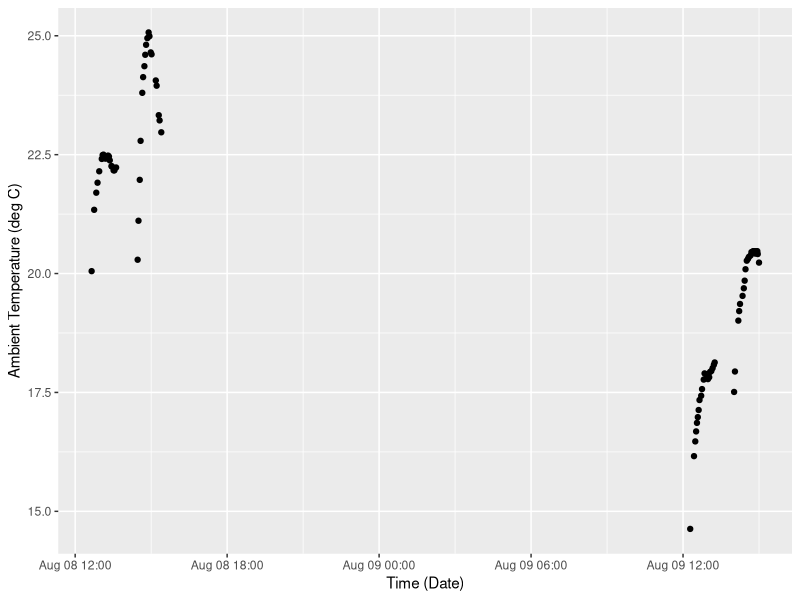
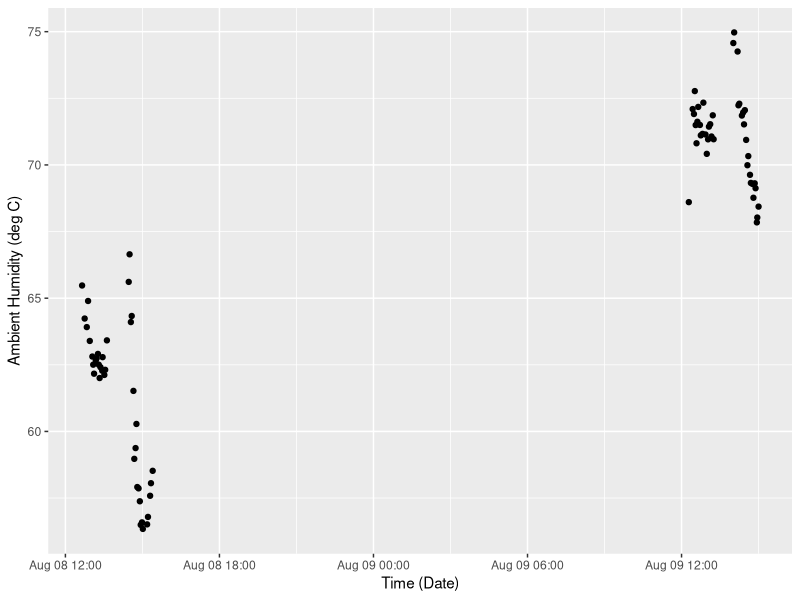
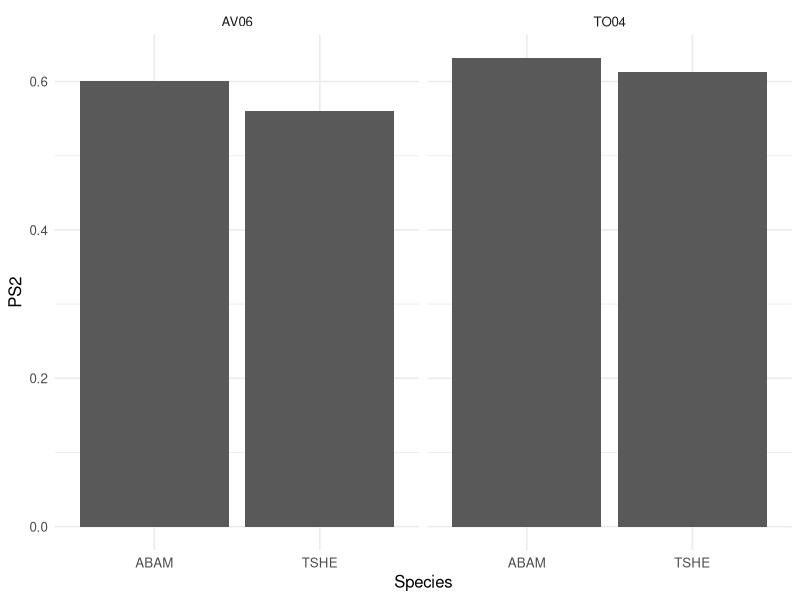
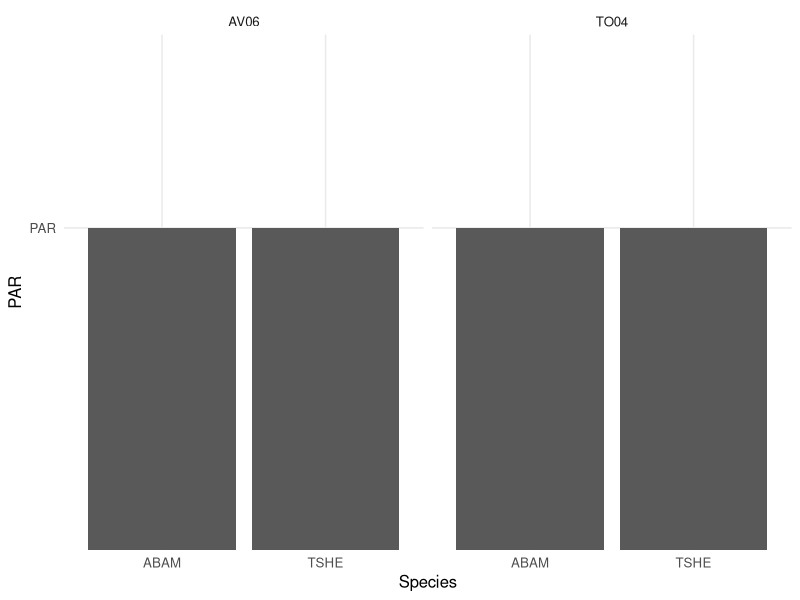
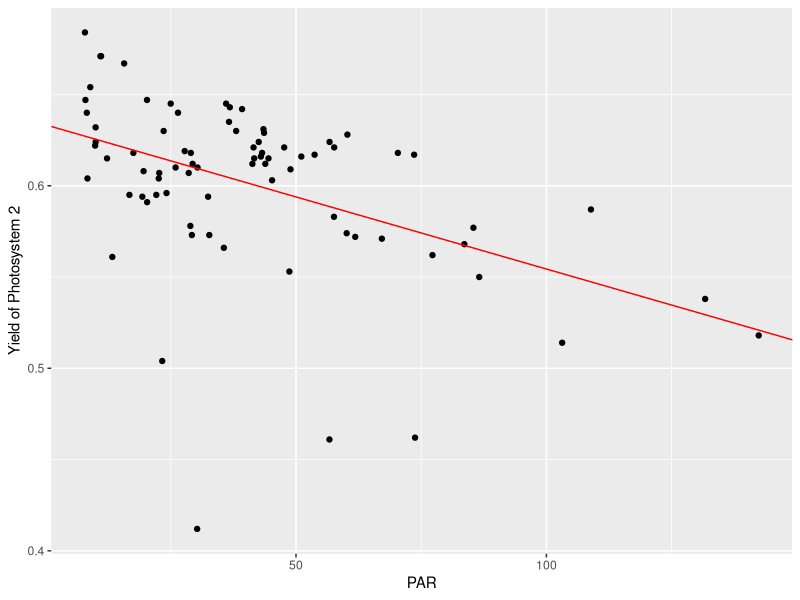
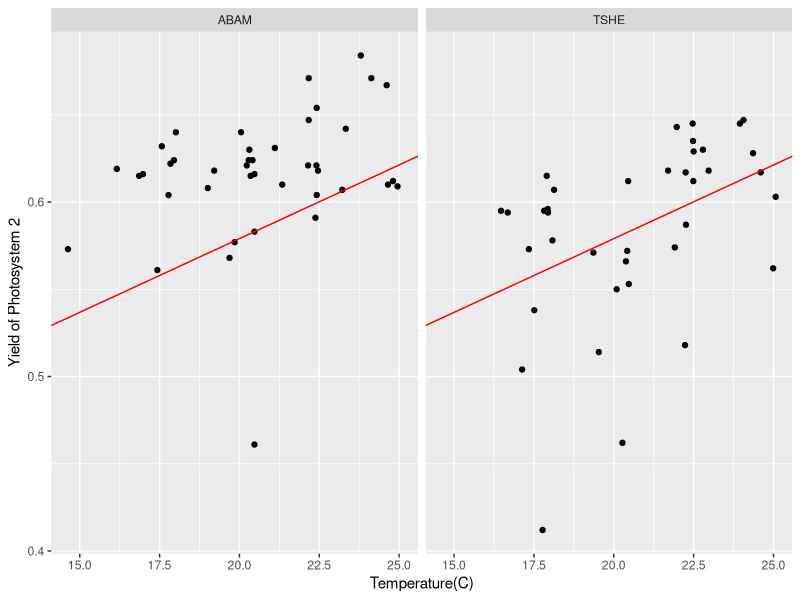
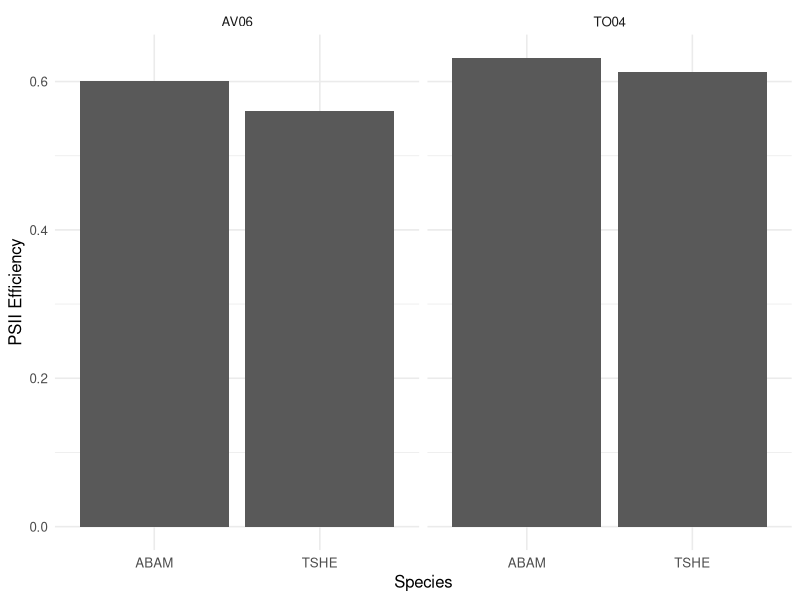
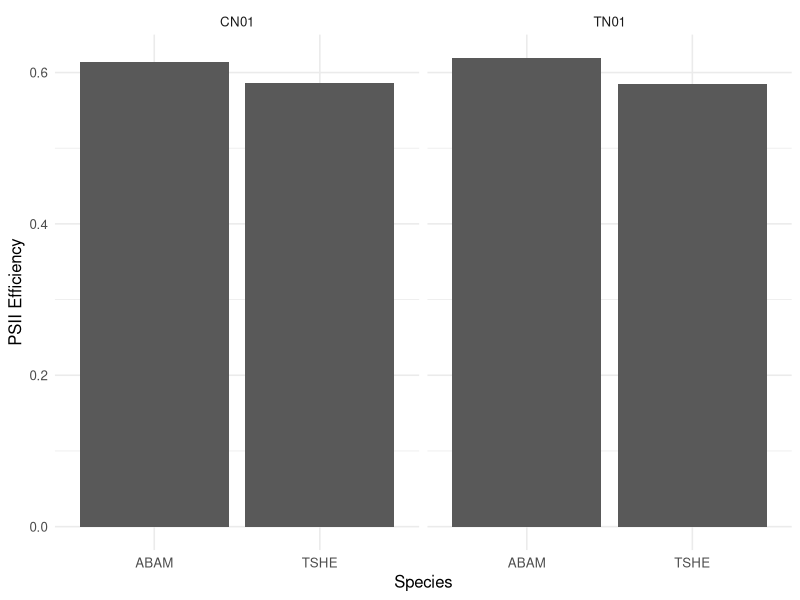

Generate these figures, in order, with R:
## ---- chunk 1
knitr::opts_chunk$set(echo = TRUE)
## ---- chunk 2
library(ggplot2)
library(readr)
library(magrittr)
library(lubridate)
library(tidyverse)
## ---- chunk 3
photosynq.data <- read_csv('./data/photosynq.csv')
photosynq <- photosynq.data[!photosynq.data$Phi2 == "0.136", ]
summary(photosynq)
## ---- chunk 4
head(photosynq)
photosynq$localdate <- mdy(photosynq$Date)
photosynq$localdatetime  <- ymd_hms(paste(photosynq$localdate,photosynq$Time,sep = ' '))

## ---- chunk 5
photosynq %>% ggplot(aes(x=localdatetime,y=`Temperature`)) + geom_point() +
  labs(x="Time (Date)", y="Ambient Temperature (deg C)")

## ---- chunk 6
photosynq %>% ggplot(aes(x=localdatetime,y=`Humidity`)) + geom_point() +
  labs(x="Time (Date)", y="Ambient Humidity (deg C)")

## ---- chunk 7
photosynq %>% ggplot() + geom_bar(aes(x=Species,y=Phi2),stat = "summary", fun.y = "mean") + facet_grid(.~Stand) + labs(x="Species",y="PS2") + theme_minimal(base_size = 12)
ggsave(filename = "figs/Species-comparisions.png",dpi = 300, width = 4, height = 4, units = "in")
## ---- chunk 8
photosynq %>% ggplot() + geom_bar(aes(x=Species,y='PAR'),stat = "summary", fun.y = "mean") + facet_grid(.~Stand) +
  labs(x="Species",y="PAR") + theme_minimal(base_size = 12)
ggsave(filename = "figs/Species-comparisions-lightPAR.png",dpi = 300, width = 4, height = 4, units = "in")
## ---- chunk 9
t.test(photosynq[photosynq$Species=='ABAM',c('Phi2')]$Phi2,
       photosynq[photosynq$Species=='TSHE',c('Phi2')]$Phi2)
t.test(photosynq[photosynq$Stand=='TO04',c('Phi2')]$Phi2,
       photosynq[photosynq$Stand=='AV06',c('Phi2')]$Phi2)
t.test(photosynq[photosynq$Station=='CN01',c('Phi2')]$Phi2,
       photosynq[photosynq$Station=='TN01',c('Phi2')]$Phi2)

## ---- chunk 10
t.test(photosynq[photosynq$Species=='ABAM',c('NPQt')]$NPQt,
       photosynq[photosynq$Species=='TSHE',c('NPQt')]$NPQt)
t.test(photosynq[photosynq$Stand=='TO04',c('NPQt')]$NPQt,
       photosynq[photosynq$Stand=='AV06',c('NPQt')]$NPQt)
t.test(photosynq[photosynq$Station=='CN01',c('NPQt')]$NPQt,
       photosynq[photosynq$Station=='TN01',c('NPQt')]$NPQt)
## ---- chunk 11
t.test(photosynq[photosynq$Species=='ABAM',c('PAR')]$PAR,
       photosynq[photosynq$Species=='TSHE',c('PAR')]$PAR)
t.test(photosynq[photosynq$Stand=='TO04',c('PAR')]$PAR,
       photosynq[photosynq$Stand=='AV06',c('PAR')]$PAR)
t.test(photosynq[photosynq$Station=='CN01',c('PAR')]$PAR,
       photosynq[photosynq$Station=='TN01',c('PAR')]$PAR)
## ---- chunk 12
t.test(photosynq[photosynq$Species=='ABAM' & photosynq$Station=='CN01',c('PAR')]$PAR,
photosynq[photosynq$Species=='TSHE' & photosynq$Station=='CN01',c('PAR')]$PAR)
t.test(photosynq[photosynq$Species=='ABAM' & photosynq$Station=='TN01',c('PAR')]$PAR,
photosynq[photosynq$Species=='TSHE' & photosynq$Station=='TN01',c('PAR')]$PAR)
t.test(photosynq[photosynq$Species=='ABAM' & photosynq$Stand=='TO04',c('PAR')]$PAR,
photosynq[photosynq$Species=='TSHE' & photosynq$Stand=='TO04',c('PAR')]$PAR)
t.test(photosynq[photosynq$Species=='ABAM' & photosynq$Stand=='AV06',c('PAR')]$PAR,
photosynq[photosynq$Species=='TSHE' & photosynq$Stand=='AV06',c('PAR')]$PAR)
## ---- chunk 13
t.test(photosynq[photosynq$Species=='ABAM' & photosynq$Station=='CN01' & photosynq$Stand=='TO04',c('PAR')]$PAR,
photosynq[photosynq$Species=='TSHE' & photosynq$Station=='CN01' & photosynq$Stand=='TO04',c('PAR')]$PAR)
t.test(photosynq[photosynq$Species=='ABAM' & photosynq$Station=='TN01' & photosynq$Stand=='TO04',c('PAR')]$PAR,
photosynq[photosynq$Species=='TSHE' & photosynq$Station=='TN01' & photosynq$Stand=='TO04',c('PAR')]$PAR)
t.test(photosynq[photosynq$Species=='ABAM' & photosynq$Station=='CN01' & photosynq$Stand=='AV06',c('PAR')]$PAR,
photosynq[photosynq$Species=='TSHE' & photosynq$Station=='CN01' & photosynq$Stand=='AV06',c('PAR')]$PAR)
t.test(photosynq[photosynq$Species=='ABAM' & photosynq$Station=='TN01' & photosynq$Stand=='AV06',c('PAR')]$PAR,
photosynq[photosynq$Species=='TSHE' & photosynq$Station=='TN01' & photosynq$Stand=='AV06',c('PAR')]$PAR)
## ---- chunk 14
t.test(photosynq[photosynq$Species=='ABAM',c('Temperature')]$Temperature,
       photosynq[photosynq$Species=='TSHE',c('Temperature')]$Temperature)
t.test(photosynq[photosynq$Stand=='TO04',c('Temperature')]$Temperature,
       photosynq[photosynq$Stand=='AV06',c('Temperature')]$Temperature)
t.test(photosynq[photosynq$Station=='CN01',c('Temperature')]$Temperature,
       photosynq[photosynq$Station=='TN01',c('Temperature')]$Temperature)
## ---- chunk 15
model_linear1 <- lm(Phi2 ~ PAR, data = photosynq)
summary(model_linear1)
PAR_Phi2_intercept <- coef(model_linear1)[1]
PAR_Phi2_slope <- coef(model_linear1)[2]
## ---- chunk 16
ggplot(data = photosynq, aes(x=PAR,y=Phi2)) + geom_point() +
  labs(x="PAR", y="Yield of Photosystem 2") + geom_abline(intercept = PAR_Phi2_intercept, slope = PAR_Phi2_slope, color = 'red')
## ---- chunk 17
model_linear2 <- lm(Phi2 ~ Temperature, data = photosynq[photosynq$Species=="ABAM",])
summary(model_linear2)
Temperature_Phi2_intercept <- coef(model_linear2)[1]
Temperature_Phi2_slope <- coef(model_linear2)[2]
## ---- chunk 18
model_linear2 <- lm(Phi2 ~ Temperature, data = photosynq[photosynq$Species=="TSHE",])
summary(model_linear2)
Temperature_Phi2_intercept <- coef(model_linear2)[1]
Temperature_Phi2_slope <- coef(model_linear2)[2]
## ---- chunk 19
ggplot(data = photosynq, aes(x=Temperature,y=Phi2)) + geom_point() +
  labs(x="Temperature(C)", y="Yield of Photosystem 2") + geom_abline(intercept = Temperature_Phi2_intercept, slope = Temperature_Phi2_slope, color = 'red') + facet_grid(.~Species)
## ---- chunk 20
model_linear3 <- lm(Phi2 ~ PAR, data = photosynq)
summary(model_linear3)
PAR_Phi2_intercept <- coef(model_linear3)[1]
PAR_Phi2_slope <- coef(model_linear3)[2]
## ---- chunk 21
t.test(photosynq[photosynq$Species=='ABAM' & photosynq$Station=='CN01',c('NPQt')]$NPQt,
photosynq[photosynq$Species=='TSHE' & photosynq$Station=='CN01',c('NPQt')]$NPQt)
t.test(photosynq[photosynq$Species=='ABAM' & photosynq$Station=='TN01',c('NPQt')]$NPQt,
photosynq[photosynq$Species=='TSHE' & photosynq$Station=='TN01',c('NPQt')]$NPQt)
t.test(photosynq[photosynq$Species=='ABAM' & photosynq$Stand=='TO04',c('NPQt')]$NPQt,
photosynq[photosynq$Species=='TSHE' & photosynq$Stand=='TO04',c('NPQt')]$NPQt)
t.test(photosynq[photosynq$Species=='ABAM' & photosynq$Stand=='AV06',c('NPQt')]$NPQt,
photosynq[photosynq$Species=='TSHE' & photosynq$Stand=='AV06',c('NPQt')]$NPQt)

## ---- chunk 22
t.test(photosynq[photosynq$Species=='ABAM' & photosynq$Station=='CN01',c('PhiNO')]$PhiNO,
photosynq[photosynq$Species=='TSHE' & photosynq$Station=='CN01',c('PhiNO')]$PhiNO)
t.test(photosynq[photosynq$Species=='ABAM' & photosynq$Station=='TN01',c('PhiNO')]$PhiNO,
photosynq[photosynq$Species=='TSHE' & photosynq$Station=='TN01',c('PhiNO')]$PhiNO)
t.test(photosynq[photosynq$Species=='ABAM' & photosynq$Stand=='TO04',c('PhiNO')]$PhiNO,
photosynq[photosynq$Species=='TSHE' & photosynq$Stand=='TO04',c('PhiNO')]$PhiNO)
t.test(photosynq[photosynq$Species=='ABAM' & photosynq$Stand=='AV06',c('PhiNO')]$PhiNO,
photosynq[photosynq$Species=='TSHE' & photosynq$Stand=='AV06',c('PhiNO')]$PhiNO)
## ---- chunk 23
t.test(photosynq[photosynq$Species=='ABAM' & photosynq$Station=='CN01',]$LEF,
photosynq[photosynq$Species=='TSHE' & photosynq$Station=='CN01',]$LEF)
t.test(photosynq[photosynq$Species=='ABAM' & photosynq$Station=='TN01',]$LEF,
photosynq[photosynq$Species=='TSHE' & photosynq$Station=='TN01',]$LEF)
t.test(photosynq[photosynq$Species=='ABAM' & photosynq$Stand=='TO04',]$LEF,
photosynq[photosynq$Species=='TSHE' & photosynq$Stand=='TO04',]$LEF)
t.test(photosynq[photosynq$Species=='ABAM' & photosynq$Stand=='AV06',]$LEF,
photosynq[photosynq$Species=='TSHE' & photosynq$Stand=='AV06',]$LEF)

## ---- chunk 24
## ABAM vs. TSHE for gap low elevation
t.test(photosynq[photosynq$Species=='ABAM' & photosynq$Station=='CN01' & photosynq$Stand=='TO04',c('Chlorophyll')]$Chlorophyll,
photosynq[photosynq$Species=='TSHE' & photosynq$Station=='CN01' & photosynq$Stand=='TO04',c('Chlorophyll')]$Chlorophyll)
## ABAM vs. TSHE for nogap low elevation
t.test(photosynq[photosynq$Species=='ABAM' & photosynq$Station=='TN01' & photosynq$Stand=='TO04',c('Chlorophyll')]$Chlorophyll,
photosynq[photosynq$Species=='TSHE' & photosynq$Station=='TN01' & photosynq$Stand=='TO04',c('Chlorophyll')]$Chlorophyll)
## ABAM vs. TSHE for gap high elevation
t.test(photosynq[photosynq$Species=='ABAM' & photosynq$Station=='CN01' & photosynq$Stand=='AV06',c('Chlorophyll')]$Chlorophyll,
photosynq[photosynq$Species=='TSHE' & photosynq$Station=='CN01' & photosynq$Stand=='AV06',c('Chlorophyll')]$Chlorophyll)
## ABAM vs. TSHE for nogap high elevation
t.test(photosynq[photosynq$Species=='ABAM' & photosynq$Station=='TN01' & photosynq$Stand=='AV06',c('Chlorophyll')]$Chlorophyll,
photosynq[photosynq$Species=='TSHE' & photosynq$Station=='TN01' & photosynq$Stand=='AV06',c('Chlorophyll')]$Chlorophyll)

## ---- chunk 25
t.test(photosynq[photosynq$Species=='ABAM' & photosynq$Station=='CN01',]$Phi2,
photosynq[photosynq$Species=='TSHE' & photosynq$Station=='CN01',]$Phi2)
t.test(photosynq[photosynq$Species=='ABAM' & photosynq$Station=='TN01',]$Phi2,
photosynq[photosynq$Species=='TSHE' & photosynq$Station=='TN01',]$Phi2)
t.test(photosynq[photosynq$Species=='ABAM' & photosynq$Stand=='TO04',]$Phi2,
photosynq[photosynq$Species=='TSHE' & photosynq$Stand=='TO04',]$Phi2)
t.test(photosynq[photosynq$Species=='ABAM' & photosynq$Stand=='AV06',]$Phi2,
photosynq[photosynq$Species=='TSHE' & photosynq$Stand=='AV06',]$Phi2)

## ---- chunk 26
##compare gaps between stands
t.test(photosynq[photosynq$Stand=='TO04' & photosynq$Station=='CN01',]$Phi2,
photosynq[photosynq$Stand=='AV06' & photosynq$Station=='CN01',]$Phi2)
##compare nogaps between stands
t.test(photosynq[photosynq$Stand=='TO04' & photosynq$Station=='TN01',]$Phi2,
photosynq[photosynq$Stand=='AV06' & photosynq$Station=='TN01',]$Phi2)
##compare gaps vs nongaps at the same stand
t.test(photosynq[photosynq$Stand=='TO04' & photosynq$Station=='CN01',]$Phi2,
photosynq[photosynq$Stand=='TO04' & photosynq$Station=='TN01',]$Phi2)
##compare gaps vs nongaps at the same stand
t.test(photosynq[photosynq$Stand=='AV06' & photosynq$Station=='CN01',]$Phi2,
photosynq[photosynq$Stand=='AV06' & photosynq$Station=='TN01',]$Phi2)
## ---- chunk 27
##compare gaps between stands for TSHE
t.test(photosynq[photosynq$Stand=='TO04' & photosynq$Station=='CN01' & photosynq$Species=='TSHE',]$Phi2,
photosynq[photosynq$Stand=='AV06' & photosynq$Station=='CN01' & photosynq$Species=='TSHE',]$Phi2)
##compare nogaps between stands for TSHE
t.test(photosynq[photosynq$Stand=='TO04' & photosynq$Station=='TN01' & photosynq$Species=='TSHE',]$Phi2,
photosynq[photosynq$Stand=='AV06' & photosynq$Station=='TN01' & photosynq$Species=='TSHE',]$Phi2)
##compare gaps vs nongaps at the same stand for TSHE
t.test(photosynq[photosynq$Stand=='TO04' & photosynq$Station=='CN01' & photosynq$Species=='TSHE',]$Phi2,
photosynq[photosynq$Stand=='TO04' & photosynq$Station=='TN01' & photosynq$Species=='TSHE',]$Phi2)
##compare gaps vs nongaps at the same stand for TSHE
t.test(photosynq[photosynq$Stand=='AV06' & photosynq$Station=='CN01' & photosynq$Species=='TSHE',]$Phi2,
photosynq[photosynq$Stand=='AV06' & photosynq$Station=='TN01' & photosynq$Species=='TSHE',]$Phi2)
## ---- chunk 28
##compare gaps between stands for ABAM
t.test(photosynq[photosynq$Stand=='TO04' & photosynq$Station=='CN01' & photosynq$Species=='ABAM',]$Phi2,
photosynq[photosynq$Stand=='AV06' & photosynq$Station=='CN01' & photosynq$Species=='ABAM',]$Phi2)
##compare nogaps between stands for ABAM
t.test(photosynq[photosynq$Stand=='TO04' & photosynq$Station=='TN01' & photosynq$Species=='ABAM',]$Phi2,
photosynq[photosynq$Stand=='AV06' & photosynq$Station=='TN01' & photosynq$Species=='ABAM',]$Phi2)
##compare gaps vs nongaps at the same stand for ABAM
t.test(photosynq[photosynq$Stand=='TO04' & photosynq$Station=='CN01' & photosynq$Species=='ABAM',]$Phi2,
photosynq[photosynq$Stand=='TO04' & photosynq$Station=='TN01' & photosynq$Species=='ABAM',]$Phi2)
##compare gaps vs nongaps at the same stand for ABAM
t.test(photosynq[photosynq$Stand=='AV06' & photosynq$Station=='CN01' & photosynq$Species=='ABAM',]$Phi2,
photosynq[photosynq$Stand=='AV06' & photosynq$Station=='TN01' & photosynq$Species=='ABAM',]$Phi2)

## ---- chunk 29
## ABAM vs. TSHE for gap low elevation
t.test(photosynq[photosynq$Species=='ABAM' & photosynq$Station=='CN01' & photosynq$Stand=='TO04',c('PhiNO')]$PhiNO,
photosynq[photosynq$Species=='TSHE' & photosynq$Station=='CN01' & photosynq$Stand=='TO04',c('PhiNO')]$PhiNO)
## ABAM vs. TSHE for nogap low elevation
t.test(photosynq[photosynq$Species=='ABAM' & photosynq$Station=='TN01' & photosynq$Stand=='TO04',c('PhiNO')]$PhiNO,
photosynq[photosynq$Species=='TSHE' & photosynq$Station=='TN01' & photosynq$Stand=='TO04',c('PhiNO')]$PhiNO)
## ABAM vs. TSHE for gap high elevation
t.test(photosynq[photosynq$Species=='ABAM' & photosynq$Station=='CN01' & photosynq$Stand=='AV06',c('PhiNO')]$PhiNO,
photosynq[photosynq$Species=='TSHE' & photosynq$Station=='CN01' & photosynq$Stand=='AV06',c('PhiNO')]$PhiNO)
## ABAM vs. TSHE for nogap high elevation
t.test(photosynq[photosynq$Species=='ABAM' & photosynq$Station=='TN01' & photosynq$Stand=='AV06',c('PhiNO')]$PhiNO,
photosynq[photosynq$Species=='TSHE' & photosynq$Station=='TN01' & photosynq$Stand=='AV06',c('PhiNO')]$PhiNO)
## ---- chunk 30
##compare gaps between stands
t.test(photosynq[photosynq$Stand=='TO04' & photosynq$Station=='CN01',]$Phi2,
photosynq[photosynq$Stand=='AV06' & photosynq$Station=='CN01',]$Phi2)
##compare nogaps between stands
t.test(photosynq[photosynq$Stand=='TO04' & photosynq$Station=='TN01',]$Phi2,
photosynq[photosynq$Stand=='AV06' & photosynq$Station=='TN01',]$Phi2)
##compare gaps vs nongaps at the same stand
t.test(photosynq[photosynq$Stand=='TO04' & photosynq$Station=='CN01',]$Phi2,
photosynq[photosynq$Stand=='TO04' & photosynq$Station=='TN01',]$Phi2)
##compare gaps vs nongaps at the same stand
t.test(photosynq[photosynq$Stand=='AV06' & photosynq$Station=='CN01',]$Phi2,
photosynq[photosynq$Stand=='AV06' & photosynq$Station=='TN01',]$Phi2)
## ---- chunk 31
##compare gaps between stands
t.test(photosynq[photosynq$Stand=='TO04' & photosynq$Station=='CN01',]$PhiNPQ,
photosynq[photosynq$Stand=='AV06' & photosynq$Station=='CN01',]$PhiNPQ)
##compare nogaps between stands
t.test(photosynq[photosynq$Stand=='TO04' & photosynq$Station=='TN01',]$PhiNPQ,
photosynq[photosynq$Stand=='AV06' & photosynq$Station=='TN01',]$PhiNPQ)
##compare gaps vs nongaps at the same stand
t.test(photosynq[photosynq$Stand=='TO04' & photosynq$Station=='CN01',]$PhiNPQ,
photosynq[photosynq$Stand=='TO04' & photosynq$Station=='TN01',]$PhiNPQ)
##compare gaps vs nongaps at the same stand
t.test(photosynq[photosynq$Stand=='AV06' & photosynq$Station=='CN01',]$PhiNPQ,
photosynq[photosynq$Stand=='AV06' & photosynq$Station=='TN01',]$PhiNPQ)
## ---- chunk 32
##compare gaps between stands
t.test(photosynq[photosynq$Stand=='TO04' & photosynq$Station=='CN01',]$PAR,
photosynq[photosynq$Stand=='AV06' & photosynq$Station=='CN01',]$PAR)
##compare nogaps between stands
t.test(photosynq[photosynq$Stand=='TO04' & photosynq$Station=='TN01',]$PAR,
photosynq[photosynq$Stand=='AV06' & photosynq$Station=='TN01',]$PAR)
##compare gaps vs nongaps at the same stand
t.test(photosynq[photosynq$Stand=='TO04' & photosynq$Station=='CN01',]$PAR,
photosynq[photosynq$Stand=='TO04' & photosynq$Station=='TN01',]$PAR)
##compare gaps vs nongaps at the same stand
t.test(photosynq[photosynq$Stand=='AV06' & photosynq$Station=='CN01',]$PAR,
photosynq[photosynq$Stand=='AV06' & photosynq$Station=='TN01',]$PAR)
## ---- chunk 33
##compare gaps between stands
t.test(photosynq[photosynq$Stand=='TO04' & photosynq$Station=='CN01',]$Humidity,
photosynq[photosynq$Stand=='AV06' & photosynq$Station=='CN01',]$Humidity)
##compare nogaps between stands
t.test(photosynq[photosynq$Stand=='TO04' & photosynq$Station=='TN01',]$Humidity,
photosynq[photosynq$Stand=='AV06' & photosynq$Station=='TN01',]$Humidity)
##compare gaps vs nongaps at the same stand
t.test(photosynq[photosynq$Stand=='TO04' & photosynq$Station=='CN01',]$Humidity,
photosynq[photosynq$Stand=='TO04' & photosynq$Station=='TN01',]$Humidity)
##compare gaps vs nongaps at the same stand
t.test(photosynq[photosynq$Stand=='AV06' & photosynq$Station=='CN01',]$Humidity,
photosynq[photosynq$Stand=='AV06' & photosynq$Station=='TN01',]$Humidity)
## ---- chunk 34
t.test(photosynq[photosynq$Stand=='TO04' & photosynq$Species=='ABAM',]$Phi2,
photosynq[photosynq$Stand=='AV06' & photosynq$Species=='TSHE',]$Phi2)
## ---- chunk 35
t.test(photosynq[photosynq$Species=='ABAM' & photosynq$Station=='CN01',]$Phi2,
photosynq[photosynq$Species=='TSHE' & photosynq$Station=='CN01',]$Phi2)
t.test(photosynq[photosynq$Species=='ABAM' & photosynq$Station=='TN01',]$Phi2,
photosynq[photosynq$Species=='TSHE' & photosynq$Station=='TN01',]$Phi2)
t.test(photosynq[photosynq$Species=='ABAM' & photosynq$Stand=='TO04',]$Phi2,
photosynq[photosynq$Species=='TSHE' & photosynq$Stand=='TO04',]$Phi2)
t.test(photosynq[photosynq$Species=='ABAM' & photosynq$Stand=='AV06',]$Phi2,
photosynq[photosynq$Species=='TSHE' & photosynq$Stand=='AV06',]$Phi2)
## ---- chunk 36
t.test(photosynq[photosynq$Species=='ABAM' & photosynq$Station=='CN01',c('NPQt')]$NPQt,
photosynq[photosynq$Species=='TSHE' & photosynq$Station=='CN01',c('NPQt')]$NPQt)
t.test(photosynq[photosynq$Species=='ABAM' & photosynq$Station=='TN01',c('NPQt')]$NPQt,
photosynq[photosynq$Species=='TSHE' & photosynq$Station=='TN01',c('NPQt')]$NPQt)
t.test(photosynq[photosynq$Species=='ABAM' & photosynq$Stand=='TO04',c('NPQt')]$NPQt,
photosynq[photosynq$Species=='TSHE' & photosynq$Stand=='TO04',c('NPQt')]$NPQt)
t.test(photosynq[photosynq$Species=='ABAM' & photosynq$Stand=='AV06',c('NPQt')]$NPQt,
photosynq[photosynq$Species=='TSHE' & photosynq$Stand=='AV06',c('NPQt')]$NPQt)

## ---- chunk 37
## Graph 1: Phi2 - ABAM vs. TSHE by Elevation
photosynq %>% ggplot() + geom_bar(aes(x=Species,y=Phi2),stat = "summary", fun.y = "mean") + facet_grid(.~Stand) +
  labs(x="Species",y="PSII Efficiency") + theme_minimal(base_size = 12)
ggsave(filename = "figs/Species-comparisons-by-elevation-Phi2.png",dpi = 300, width = 4, height = 4, units = "in")

## Graph 2: Phi2 - ABAM vs. TSHE by Canopy Coverage
photosynq %>% ggplot() + geom_bar(aes(x=Species,y=Phi2),stat = "summary", fun.y = "mean") + facet_grid(.~Station) +
  labs(x="Species",y="PSII Efficiency") + theme_minimal(base_size = 12)
ggsave(filename = "figs/Species-comparisons-by-canopy-Phi2.png",dpi = 300, width = 4, height = 4, units = "in")

## Graph 3: NPQt - ABAM vs. TSHE by Elevation
photosynq %>% ggplot() + geom_bar(aes(x=Species,y=NPQt),stat = "summary", fun.y = "mean") + facet_grid(.~Stand) +
  labs(x="Species",y="Non-photochemical Quenching") + theme_minimal(base_size = 12)
ggsave(filename = "figs/Species-comparisons-by-elevation-NPQt.png",dpi = 300, width = 4, height = 4, units = "in")

## Graph 4: NPQt - ABAM vs. TSHE by Canopy Coverage
photosynq %>% ggplot() + geom_bar(aes(x=Species,y=NPQt),stat = "summary", fun.y = "mean") + facet_grid(.~Station) +
  labs(x="Species",y="Non-photochemical Quenching") + theme_minimal(base_size = 12)
ggsave(filename = "figs/Species-comparisons-by-canopy-NPQt.png",dpi = 300, width = 4, height = 4, units = "in")

## ---- chunk 38
## Graph 1: Phi2 - ABAM vs. TSHE by Elevation
photosynq %>%
  group_by(Stand,Species) %>%   # the grouping variables
  summarise(mean_Phi = mean(Phi2),  # calculates the mean of each group
            sd_Phi = sd(Phi2), # calculates the standard deviation of each group
            n_Phi = n(),  # calculates the sample size per group
            SE_Phi = sd(Phi2)/sqrt(n())) %>% # calculates the standard error of each group
  ggplot() +
  geom_col(aes(x=Species,y=mean_Phi))+
  geom_errorbar(aes(x=Species,ymin = mean_Phi - sd_Phi, ymax = mean_Phi + sd_Phi), width=0.2) + facet_grid(.~Stand) +
  labs(x="Species",y="PSII Efficiency") + theme_minimal(base_size = 24) 
ggsave(filename = "figs/Rev1-Species-comparisons-by-elevation-Phi2.png",dpi = 300, width = 8, height = 8, units = "in")

## Graph 2: Phi2 - ABAM vs. TSHE by Canopy Coverage
photosynq %>%
  group_by(Species,Station) %>%   # the grouping variables
  summarise(mean_Phi = mean(Phi2),  # calculates the mean of each group
            sd_Phi = sd(Phi2), # calculates the standard deviation of each group
            n_Phi = n(),  # calculates the sample size per group
            SE_Phi = sd(Phi2)/sqrt(n())) %>% # calculates the standard error of each group 
  ggplot()+
  geom_col(aes(x=Station,y=mean_Phi))+
  geom_errorbar(aes(x=Station,ymin = mean_Phi - sd_Phi, ymax = mean_Phi + sd_Phi), width=0.2) + facet_grid(.~Species) +
  labs(x="",y="PSII Efficiency") + theme_minimal(base_size = 24) 
ggsave(filename = "figs/Rev1-Species-comparisons-by-canopy-Phi2.png",dpi = 300, width = 8, height = 8, units = "in")

## Graph 3: NPQt - ABAM vs. TSHE by Elevation
photosynq %>%
  group_by(Stand,Species) %>%   # the grouping variables
  summarise(mean_NPQt = mean(NPQt),  # calculates the mean of each group
            sd_NPQt = sd(NPQt), # calculates the standard deviation of each group
            n_NPQt = n(),  # calculates the sample size per group
            SE_NPQt = sd(NPQt)/sqrt(n())) %>% # calculates the standard error of each group
  ggplot() +
  geom_col(aes(x=Species,y=mean_NPQt))+
  geom_errorbar(aes(x=Species,ymin = mean_NPQt - sd_NPQt, ymax = mean_NPQt + sd_NPQt), width=0.2) + facet_grid(.~Stand) +
  labs(x="Species",y="Non-photochemical Quenching") + theme_minimal(base_size = 24) 
ggsave(filename = "figs/Rev1-Species-comparisons-by-elevation-NPQt.png",dpi = 300, width = 8, height = 8, units = "in")

## Graph 4: NPQt - ABAM vs. TSHE by Canopy Coverage
photosynq %>%
  group_by(Species,Station) %>%   # the grouping variables
  summarise(mean_NPQt = mean(NPQt),  # calculates the mean of each group
            sd_NPQt = sd(NPQt), # calculates the standard deviation of each group
            n_NPQt = n(),  # calculates the sample size per group
            SE_NPQt = sd(NPQt)/sqrt(n())) %>% # calculates the standard error of each group 
  ggplot()+
  geom_col(aes(x=Station,y=mean_NPQt))+
  geom_errorbar(aes(x=Station,ymin = mean_NPQt - sd_NPQt, ymax = mean_NPQt + sd_NPQt), width=0.2) + facet_grid(.~Species) +
  labs(x="",y="Non-photochemical Quenching") + theme_minimal(base_size = 24) 
ggsave(filename = "figs/Rev1-Species-comparisons-by-canopy-NPQt.png",dpi = 300, width = 8, height = 8, units = "in")

## ---- chunk 39
## Graph 1: Phi2 - ABAM vs. TSHE by Elevation
  library(ggpubr)
species_comparisons = list( c("ABAM", "TSHE") )

photosynq %>%
  group_by(Stand,Species) %>%   # the grouping variables
ggboxplot( x = "Species", y = "Phi2",
          color = "Species", palette = "jco")+ 
  stat_compare_means(comparisons = species_comparisons, label.y = c(0.7, 0.8, 0.9))+
  stat_compare_means(label.y = 1.0) + facet_grid(.~Stand) +
  labs(x="Species",y="PSII Efficiency") + theme_minimal(base_size = 24) 
ggsave(filename = "figs/Rev2-Species-comparisons-by-elevation-Phi2.png",dpi = 300, width = 8, height = 8, units = "in")

station_comparisons = list( c("CN01", "TN01") )

## Graph 2: Phi2 - ABAM vs. TSHE by Canopy Coverage
photosynq %>%
  group_by(Species,Station) %>%   # the grouping variables
ggboxplot( x = "Station", y = "Phi2",
          color = "Station", palette = "jco")+ 
  stat_compare_means(comparisons = station_comparisons, label.y = c(0.7, 0.8, 0.9))+
  stat_compare_means(label.y = 1.0) + facet_grid(.~Species) +
  labs(x="",y="PSII Efficiency") + theme_minimal(base_size = 24) 
ggsave(filename = "figs/Rev2-Species-comparisons-by-canopy-Phi2.png",dpi = 300, width = 8, height = 8, units = "in")


## Graph 3: NPQt - ABAM vs. TSHE by Elevation
photosynq %>%
  group_by(Stand,Species) %>%   # the grouping variables
ggboxplot( x = "Species", y = "NPQt",
          color = "Species", palette = "jco")+ 
  stat_compare_means(comparisons = species_comparisons, label.y = c(2, 3, 4))+
  stat_compare_means(label.y = 4.0) + facet_grid(.~Stand) +
  labs(x="Species",y="Non-photochemical Quenching") + theme_minimal(base_size = 24) 
ggsave(filename = "figs/Rev2-Species-comparisons-by-elevation-NPQt.png",dpi = 300, width = 8, height = 8, units = "in")

## Graph 4: NPQt - ABAM vs. TSHE by Canopy Coverage
photosynq %>%
  group_by(Species,Station) %>%   # the grouping variables
ggboxplot( x = "Station", y = "NPQt",
          color = "Station", palette = "jco")+ 
  stat_compare_means(comparisons = station_comparisons, label.y = c(2, 3, 4))+
  stat_compare_means(label.y = 4.0) + facet_grid(.~Species) +
  labs(x="",y="Non-photochemical Quenching") + theme_minimal(base_size = 24) 
ggsave(filename = "figs/Rev2-Species-comparisons-by-canopy-NPQt.png",dpi = 300, width = 8, height = 8, units = "in")

